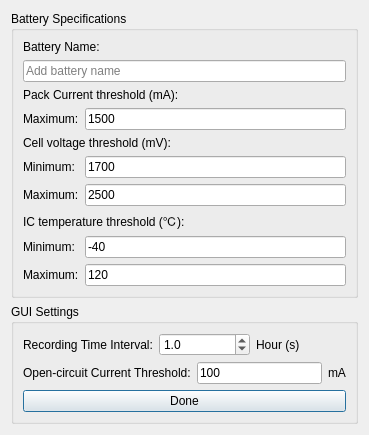
<?xml version="1.0" encoding="UTF-8"?>
<ui version="4.0">
 <class>InitValueDialog</class>
 <widget class="QDialog" name="InitValueDialog">
  <property name="geometry">
   <rect>
    <x>0</x>
    <y>0</y>
    <width>369</width>
    <height>424</height>
   </rect>
  </property>
  <property name="sizePolicy">
   <sizepolicy hsizetype="Fixed" vsizetype="Fixed">
    <horstretch>0</horstretch>
    <verstretch>0</verstretch>
   </sizepolicy>
  </property>
  <property name="windowTitle">
   <string>Initial Value Setting</string>
  </property>
  <property name="locale">
   <locale language="English" country="UnitedKingdom"/>
  </property>
  <layout class="QVBoxLayout" name="verticalLayout">
   <item>
    <widget class="QGroupBox" name="thresholdGroupBox">
     <property name="sizePolicy">
      <sizepolicy hsizetype="Expanding" vsizetype="Expanding">
       <horstretch>0</horstretch>
       <verstretch>0</verstretch>
      </sizepolicy>
     </property>
     <property name="font">
      <font>
       <family>Arial</family>
      </font>
     </property>
     <property name="title">
      <string>Battery Specifications</string>
     </property>
     <layout class="QVBoxLayout" name="verticalLayout_3">
      <item>
       <widget class="QLabel" name="initBatteryNameLabel">
        <property name="text">
         <string>Battery Name:</string>
        </property>
       </widget>
      </item>
      <item>
       <widget class="QLineEdit" name="initBatteryNameLineEdit">
        <property name="placeholderText">
         <string>Add battery name</string>
        </property>
       </widget>
      </item>
      <item>
       <layout class="QGridLayout" name="initCurrentThresholdLayout">
        <item row="3" column="0" rowspan="5">
         <widget class="QLabel" name="initCurrentMaxLabel">
          <property name="text">
           <string>Maximum:</string>
          </property>
         </widget>
        </item>
        <item row="0" column="0" rowspan="3" colspan="2">
         <widget class="QLabel" name="initCurrentThresholdLabel">
          <property name="text">
           <string>Pack Current threshold (mA):</string>
          </property>
         </widget>
        </item>
        <item row="3" column="1" rowspan="5">
         <widget class="QLineEdit" name="initCurrentMaxLineEdit">
          <property name="acceptDrops">
           <bool>false</bool>
          </property>
          <property name="inputMethodHints">
           <set>Qt::ImhDigitsOnly</set>
          </property>
          <property name="text">
           <string>1500</string>
          </property>
          <property name="placeholderText">
           <string>Default value 1500mA</string>
          </property>
         </widget>
        </item>
       </layout>
      </item>
      <item>
       <layout class="QGridLayout" name="initVoltageThresholdLayout">
        <item row="2" column="0">
         <widget class="QLabel" name="initVoltageMiniLabel">
          <property name="text">
           <string>Minimum:</string>
          </property>
         </widget>
        </item>
        <item row="0" column="0" rowspan="2" colspan="2">
         <widget class="QLabel" name="initVoltageThresholdLabel">
          <property name="text">
           <string>Cell voltage threshold (mV):</string>
          </property>
         </widget>
        </item>
        <item row="2" column="1">
         <widget class="QLineEdit" name="initVoltageMiniLineEdit">
          <property name="acceptDrops">
           <bool>false</bool>
          </property>
          <property name="inputMethodHints">
           <set>Qt::ImhDigitsOnly</set>
          </property>
          <property name="text">
           <string>1700</string>
          </property>
          <property name="placeholderText">
           <string>Default value 1700mV</string>
          </property>
         </widget>
        </item>
        <item row="3" column="0">
         <widget class="QLabel" name="initVoltageMaxLabel">
          <property name="text">
           <string>Maximum:</string>
          </property>
         </widget>
        </item>
        <item row="3" column="1">
         <widget class="QLineEdit" name="initVoltageMaxLineEdit">
          <property name="acceptDrops">
           <bool>false</bool>
          </property>
          <property name="inputMethodHints">
           <set>Qt::ImhDigitsOnly</set>
          </property>
          <property name="text">
           <string>2500</string>
          </property>
          <property name="placeholderText">
           <string>Default value 2500mV</string>
          </property>
         </widget>
        </item>
       </layout>
      </item>
      <item>
       <layout class="QGridLayout" name="initTempThresholdLayout">
        <item row="1" column="1">
         <widget class="QLineEdit" name="initTempMiniLineEdit">
          <property name="acceptDrops">
           <bool>false</bool>
          </property>
          <property name="inputMethodHints">
           <set>Qt::ImhDigitsOnly</set>
          </property>
          <property name="text">
           <string>-40</string>
          </property>
          <property name="placeholderText">
           <string>Default value -40C</string>
          </property>
         </widget>
        </item>
        <item row="0" column="0" colspan="2">
         <widget class="QLabel" name="initTempThresholdLabel">
          <property name="text">
           <string>IC temperature threshold (℃):</string>
          </property>
         </widget>
        </item>
        <item row="2" column="1">
         <widget class="QLineEdit" name="initTempMaxLineEdit">
          <property name="acceptDrops">
           <bool>false</bool>
          </property>
          <property name="inputMethodHints">
           <set>Qt::ImhDigitsOnly</set>
          </property>
          <property name="text">
           <string>120</string>
          </property>
          <property name="placeholderText">
           <string>Default value 120C</string>
          </property>
         </widget>
        </item>
        <item row="2" column="0">
         <widget class="QLabel" name="initTempMaxLabel">
          <property name="text">
           <string>Maximum:</string>
          </property>
         </widget>
        </item>
        <item row="1" column="0">
         <widget class="QLabel" name="initTempMiniLabel">
          <property name="text">
           <string>Minimum:</string>
          </property>
         </widget>
        </item>
       </layout>
      </item>
     </layout>
    </widget>
   </item>
   <item>
    <widget class="QGroupBox" name="GUISettingGroupBox">
     <property name="sizePolicy">
      <sizepolicy hsizetype="Expanding" vsizetype="Expanding">
       <horstretch>0</horstretch>
       <verstretch>0</verstretch>
      </sizepolicy>
     </property>
     <property name="font">
      <font>
       <family>Arial</family>
      </font>
     </property>
     <property name="title">
      <string>GUI Settings</string>
     </property>
     <layout class="QVBoxLayout" name="verticalLayout_2">
      <item>
       <layout class="QHBoxLayout" name="recordingTimeLayout">
        <item>
         <widget class="QLabel" name="recordingTimeInitlabel_2">
          <property name="text">
           <string>Recording Time Interval:</string>
          </property>
         </widget>
        </item>
        <item>
         <widget class="QDoubleSpinBox" name="recordingTimeInitDoubleSpinBox">
          <property name="inputMethodHints">
           <set>Qt::ImhDigitsOnly|Qt::ImhFormattedNumbersOnly</set>
          </property>
          <property name="decimals">
           <number>1</number>
          </property>
          <property name="minimum">
           <double>0.500000000000000</double>
          </property>
          <property name="singleStep">
           <double>0.500000000000000</double>
          </property>
          <property name="value">
           <double>1.000000000000000</double>
          </property>
         </widget>
        </item>
        <item>
         <widget class="QLabel" name="recordingTimeInitlabel">
          <property name="text">
           <string>Hour (s)</string>
          </property>
         </widget>
        </item>
       </layout>
      </item>
      <item>
       <layout class="QHBoxLayout" name="openCircuitCurrentLayout">
        <item>
         <widget class="QLabel" name="openCircuitCurrentThresholdLablel_2">
          <property name="text">
           <string>Open-circuit Current Threshold:</string>
          </property>
         </widget>
        </item>
        <item>
         <widget class="QLineEdit" name="OpenCircuitCurrentThresholdLineEdit">
          <property name="sizePolicy">
           <sizepolicy hsizetype="Expanding" vsizetype="Preferred">
            <horstretch>0</horstretch>
            <verstretch>0</verstretch>
           </sizepolicy>
          </property>
          <property name="inputMethodHints">
           <set>Qt::ImhDigitsOnly</set>
          </property>
          <property name="text">
           <string>100</string>
          </property>
          <property name="placeholderText">
           <string>Default value 100mA</string>
          </property>
         </widget>
        </item>
        <item>
         <widget class="QLabel" name="openCircuitCurrentThresholdLablel">
          <property name="text">
           <string>mA</string>
          </property>
         </widget>
        </item>
       </layout>
      </item>
      <item>
       <widget class="QPushButton" name="initValuePushButton">
        <property name="text">
         <string>Done</string>
        </property>
       </widget>
      </item>
     </layout>
    </widget>
   </item>
  </layout>
 </widget>
 <resources/>
 <connections/>
</ui>
